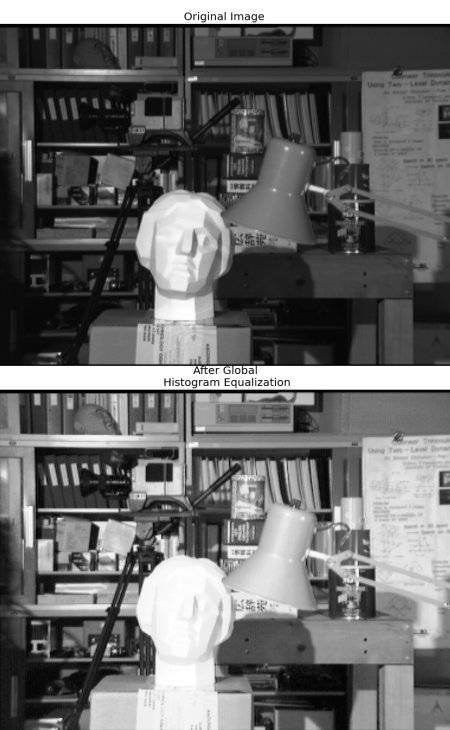
#> input picture test_image.jpg, 450 x 730 px
$ python enhance_image.py
#> lines starting #> are read from the running program, lines starting #| are printed output that depends on the picture
import numpy as np
import cv2

img = cv2.imread('test_image.jpg',0)
#> img is the input picture: shape (730, 450); min 0, max 255, mean 107.8

# create a CLAHE object (Arguments are optional).
clahe = cv2.createCLAHE(clipLimit=2.0, tileGridSize=(8,8))
cl1 = clahe.apply(img)
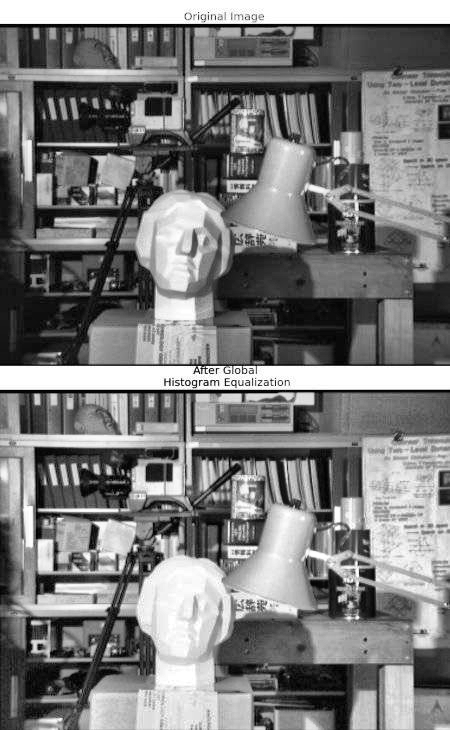
#> cl1: shape (730, 450); min 0, max 255, mean 124

cv2.imwrite('clahe_2.jpg',cl1)
